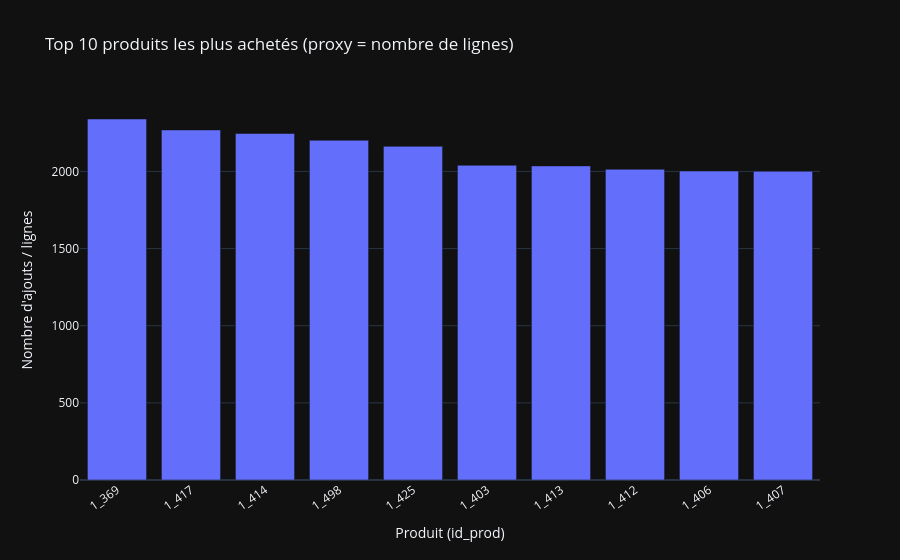

Notebook source saved alongside this figure:
### Code cell
# Sécurité : on s'assure que le top est trié et en string
top_products_plot = top_products.sort_values("nb_achats", ascending=False).copy()
top_products_plot["id_prod"] = top_products_plot["id_prod"].astype(str)

fig = px.bar(
    top_products_plot,
    x="id_prod",
    y="nb_achats",
    title="Top 10 produits les plus achetés (proxy = nombre de lignes)",
    labels={"id_prod": "Produit (id_prod)", "nb_achats": "Nombre d'ajouts / lignes"}
)

fig.update_layout(
    template="plotly_dark",
    xaxis_tickangle=-35
)

fig.show()

### Figure 1 — Plotly figure (JSON) as saved in the notebook; plotly's stock layout.template omitted (floating-point values rounded to 4 significant figures)
{"data": [{"hovertemplate": "Produit (id_prod)=%{x}<br>Nombre d'ajouts / lignes=%{y}<extra></extra>", "legendgroup": "", "marker": {"color": "#636efa", "pattern": {"shape": ""}}, "name": "", "orientation": "v", "showlegend": false, "textposition": "auto", "type": "bar", "x": ["1_369", "1_417", "1_414", "1_498", "1_425", "1_403", "1_413", "1_412", "1_406", "1_407"], "xaxis": "x", "y": [2340, 2269, 2246, 2202, 2163, 2040, 2036, 2014, 2003, 2001], "yaxis": "y"}], "layout": {"barmode": "relative", "legend": {"tracegroupgap": 0}, "title": {"text": "Top 10 produits les plus achetés (proxy = nombre de lignes)"}, "xaxis": {"anchor": "y", "domain": [0, 1], "tickangle": -35, "title": {"text": "Produit (id_prod)"}}, "yaxis": {"anchor": "x", "domain": [0, 1], "title": {"text": "Nombre d'ajouts / lignes"}}}}
